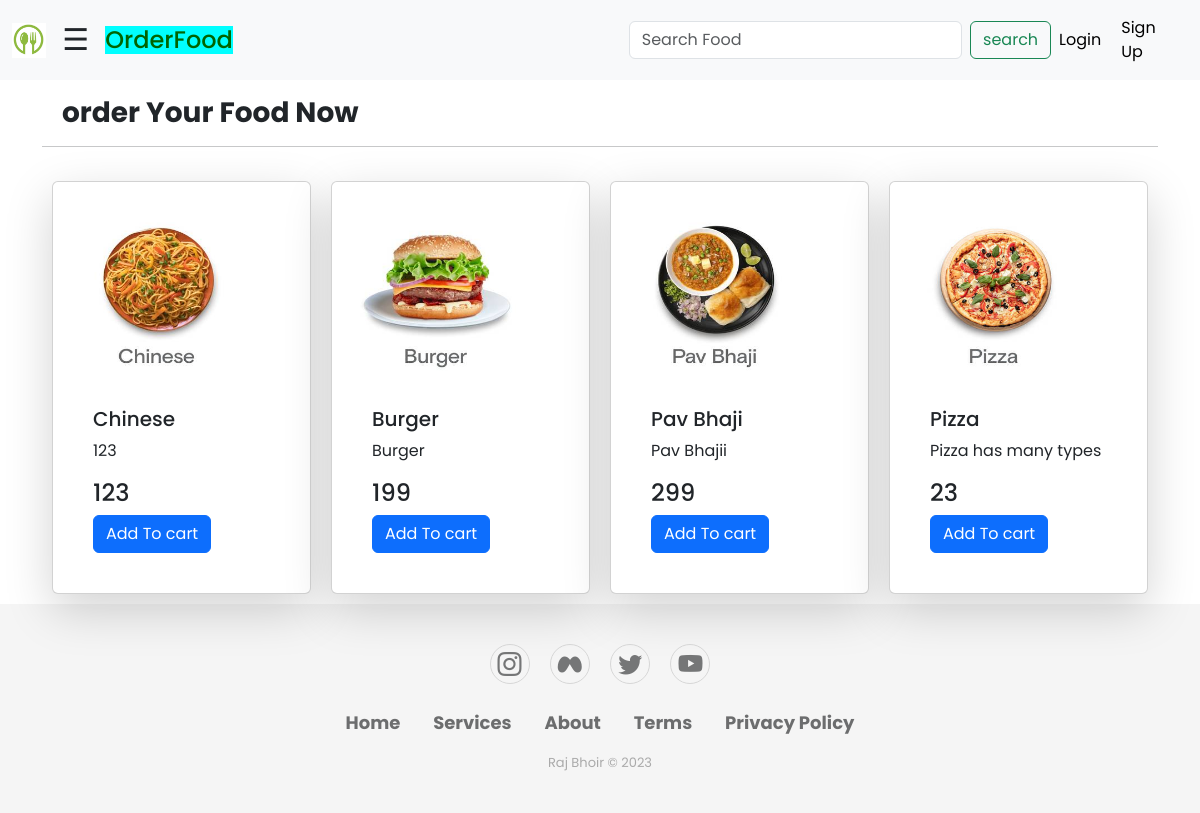
Page /RestaurantFood/ on the earlier database version.
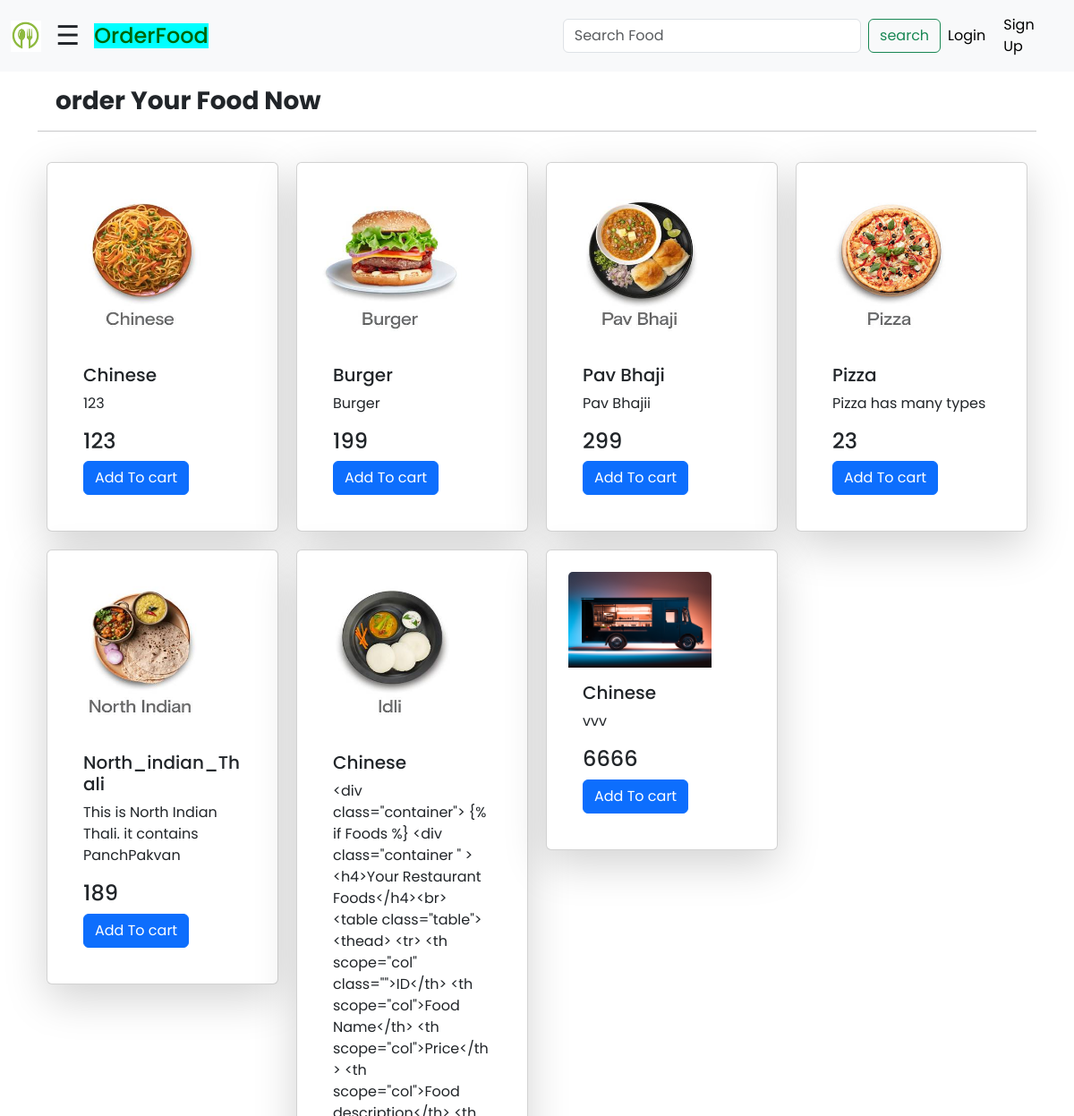
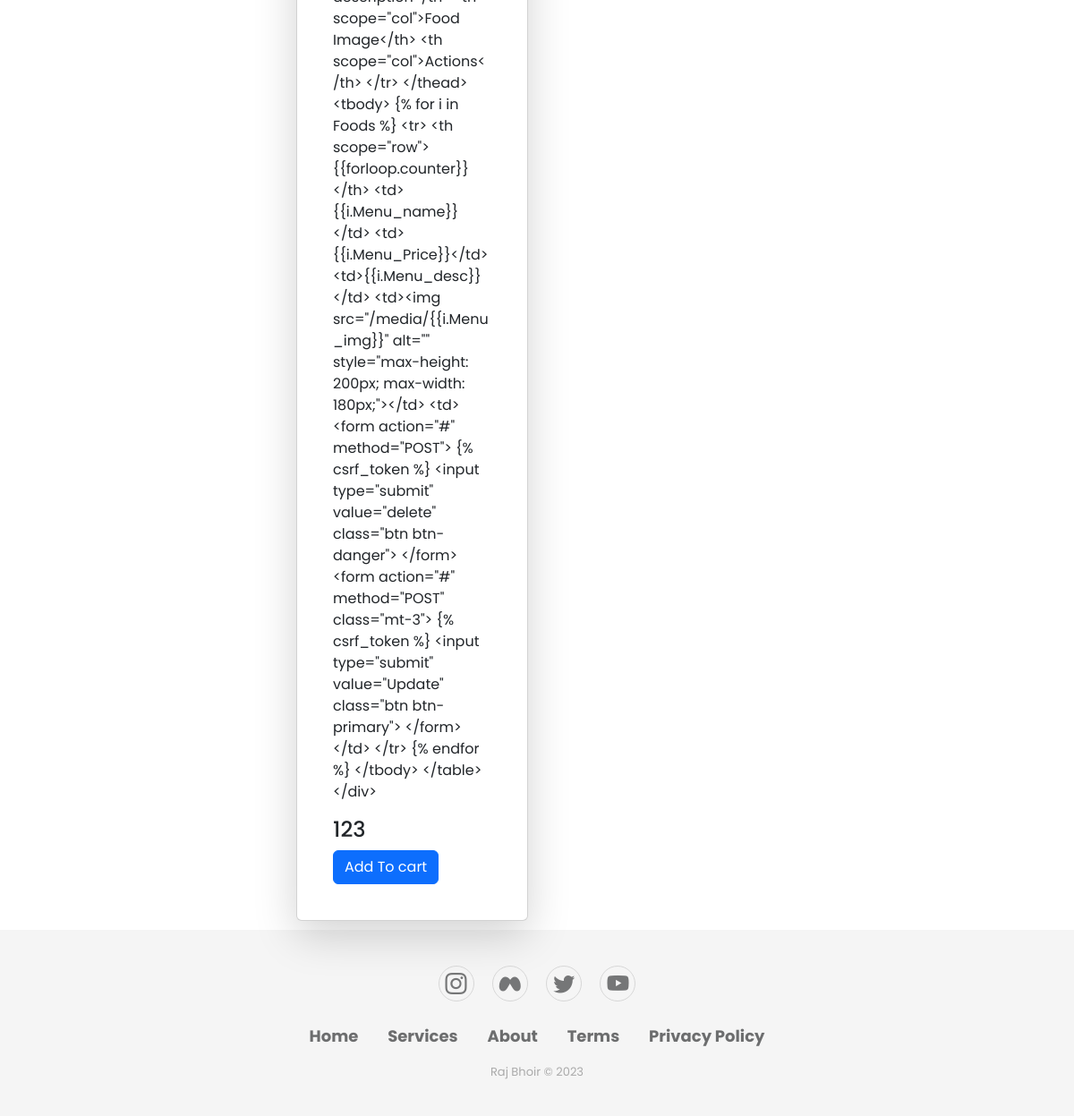
Same page on the later database version (2 pictures, top to bottom).
### Restaurant/models.py (models this page shows)
class Menu(models.Model):
    Rest_name = models.ForeignKey(Rest_details,on_delete=models.SET_NULL,null=True)
    Menu_name = models.CharField(max_length=25)
    Menu_desc = models.CharField(max_length=50)
    Menu_Price = models.IntegerField()
    Menu_img = models.ImageField(upload_to='media/')

### Restaurant/views.py (the view)
# urls.py: path('RestaurantFood/',views.RestaurantFood.as_view(),name='RestaurantFood'),
class RestaurantFood(View):
    def get(self,request):
        Avalaible_food_in_restaurant = Menu.objects.all()
        return render(request,'Show_restaurant_food.html',{'data':Avalaible_food_in_restaurant})

### templates/Show_restaurant_food.html (shortened to what this page needs)
{% extends 'base.html' %}
{% load static %}
{% block body %}
<div class="container   ">
    <div class="mt-3" style="margin-left: 20px;">
            <h3 style="font-family: 'Times New Roman', Times, serif;"><b>order Your Food Now</b></h3>
        </div>
        <hr>
    <div class="card-group mt-4">
            {% if data %}
            {% for i in data %}
            <div class="col-3">
<div class="card p-4 shadow-lg" style="margin: 10px;">
              <img src="/media/{{i.Menu_img}}" class="card-img-top"  alt="..." style="max-height: 185px; max-width: 160px; ">
              <div class="card-body">
                <h5 class="card-title">{{i.Menu_name}}</h5>
                <p class="card-text">{{i.Menu_desc}}</p>
                <h4>{{i.Menu_Price}}</h4>
                      <a href="#" class="btn btn-primary">Add To cart</a>
              </div>
            </div>
    </div>
            {% endfor %}
{% else %}
<h4>Images Not Avaliable</h4>
{% endif %}
          </div>
</div>
{% endblock body %}

Differences in the rows shown:
added Menu: Menu_img (picture), Menu_name "North_indian_Thali", Menu_desc "This is North Indian Thali. it contains PanchPakvan", Menu_Price "189"
added Menu: Menu_img (picture), Menu_name "Chinese", Menu_desc "<div class=\"container\"> {% if Foods %} <div class=\"container \" > <h4>Your Restaurant Foods</h4><br> <table class=\"table\"> <thead> <tr> <th scope=\"col\" class=\"\">ID</th> <th scope=\"col\">Food Name</th> <th scope=\"col\">Price</th> <th scope=\"col\">Food description</th> <th scope=\"col\">Food Image</th> <th scope=\"col\">Actions</th> </tr> </thead> <tbody> {% for i in Foods %} <tr> <th scope=\"row\">{{forloop.counter}}</th> <td>{{i.Menu_name}}</td> <td>{{i.Menu_Price}}</td> <td>{{i.Menu_desc}}</td> <td><img src=\"/media/{{i.Menu_img}}\" alt=\"\" style=\"max-height: 200px; max-width: 180px;\"></td> <td> <form action=\"#\" method=\"POST\"> {% csrf_token %} <input type=\"submit\" value=\"delete\" class=\"btn btn-danger\">…", Menu_Price "123"
added Menu: Menu_img (picture), Menu_name "Chinese", Menu_desc "vvv", Menu_Price "6666"
